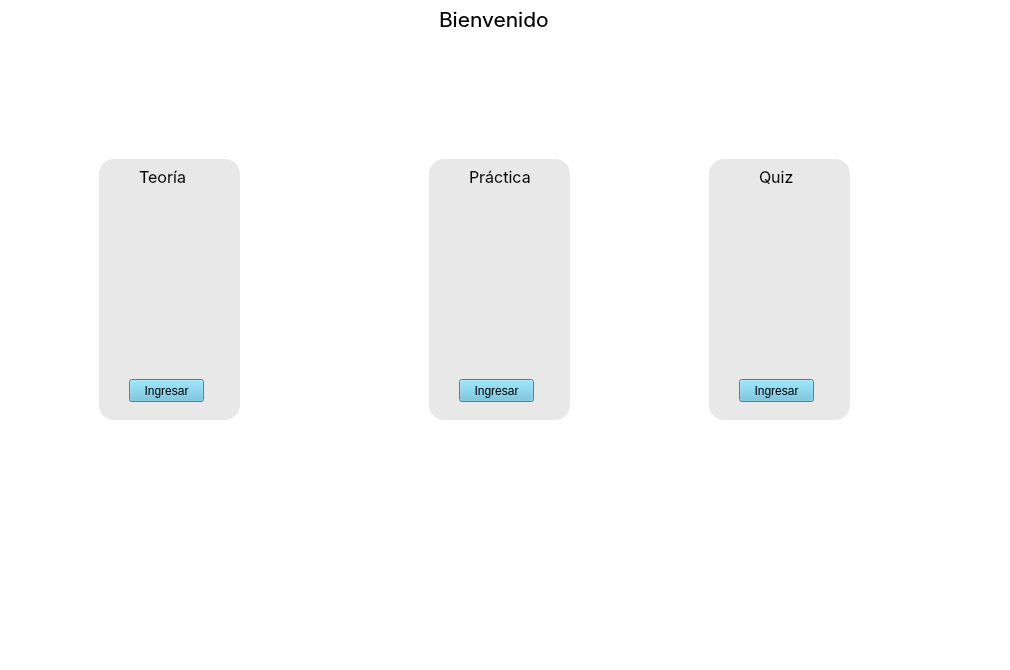
        <widget class="QWidget" name="page_home">
         <property name="styleSheet">
          <string notr="true">background-color: transparent;</string>
         </property>
         <widget class="QFrame" name="frame">
          <property name="geometry">
           <rect>
            <x>-1</x>
            <y>-1</y>
            <width>1001</width>
            <height>661</height>
           </rect>
          </property>
          <property name="styleSheet">
           <string notr="true">QFrame{
	background-color: transparent;
}

QLabel{
	background-color: transparent;
}

QPushButton{
	background-color: rgb(96, 189, 218);
}</string>
          </property>
          <property name="frameShape">
           <enum>QFrame::StyledPanel</enum>
          </property>
          <property name="frameShadow">
           <enum>QFrame::Raised</enum>
          </property>
          <widget class="QLabel" name="label_home_title">
           <property name="geometry">
            <rect>
             <x>440</x>
             <y>10</y>
             <width>111</width>
             <height>21</height>
            </rect>
           </property>
           <property name="font">
            <font>
             <family>Inter</family>
             <pointsize>16</pointsize>
            </font>
           </property>
           <property name="text">
            <string>Bienvenido</string>
           </property>
          </widget>
          <widget class="QFrame" name="frame_2">
           <property name="geometry">
            <rect>
             <x>430</x>
             <y>160</y>
             <width>141</width>
             <height>261</height>
            </rect>
           </property>
           <property name="styleSheet">
            <string notr="true">QFrame{	
	background-color: rgb(232, 232, 232);
	border-radius: 15px;
}</string>
           </property>
           <property name="frameShape">
            <enum>QFrame::StyledPanel</enum>
           </property>
           <property name="frameShadow">
            <enum>QFrame::Raised</enum>
           </property>
           <widget class="QLabel" name="image_home_practicas">
            <property name="geometry">
             <rect>
              <x>10</x>
              <y>50</y>
              <width>121</width>
              <height>131</height>
             </rect>
            </property>
            <property name="styleSheet">
             <string notr="true"/>
            </property>
            <property name="text">
             <string/>
            </property>
            <property name="pixmap">
             <pixmap>../src/images/image_practic.jpg</pixmap>
            </property>
            <property name="scaledContents">
             <bool>true</bool>
            </property>
           </widget>
           <widget class="QLabel" name="label_home_practicas">
            <property name="geometry">
             <rect>
              <x>40</x>
              <y>10</y>
              <width>61</width>
              <height>16</height>
             </rect>
            </property>
            <property name="font">
             <font>
              <family>Inter</family>
              <pointsize>12</pointsize>
             </font>
            </property>
            <property name="text">
             <string>Prácticas</string>
            </property>
           </widget>
           <widget class="QPushButton" name="button_home_practicas">
            <property name="geometry">
             <rect>
              <x>30</x>
              <y>220</y>
              <width>75</width>
              <height>23</height>
             </rect>
            </property>
            <property name="styleSheet">
             <string notr="true"/>
            </property>
            <property name="text">
             <string>Ingresar</string>
            </property>
           </widget>
          </widget>
          <widget class="QFrame" name="frame_3">
           <property name="geometry">
            <rect>
             <x>100</x>
             <y>160</y>
             <width>141</width>
             <height>261</height>
            </rect>
           </property>
           <property name="styleSheet">
            <string notr="true">QFrame{	
	background-color: rgb(232, 232, 232);
	border-radius: 15px;
}</string>
           </property>
           <property name="frameShape">
            <enum>QFrame::StyledPanel</enum>
           </property>
           <property name="frameShadow">
            <enum>QFrame::Raised</enum>
           </property>
           <widget class="QLabel" name="image_home_teoria">
            <property name="geometry">
             <rect>
              <x>10</x>
              <y>40</y>
              <width>121</width>
              <height>131</height>
             </rect>
            </property>
            <property name="styleSheet">
             <string notr="true"/>
            </property>
            <property name="text">
             <string/>
            </property>
            <property name="pixmap">
             <pixmap>../src/images/image_teoria.jpg</pixmap>
            </property>
            <property name="scaledContents">
             <bool>false</bool>
            </property>
           </widget>
           <widget class="QLabel" name="label_home_teoria">
            <property name="geometry">
             <rect>
              <x>40</x>
              <y>10</y>
              <width>51</width>
              <height>16</height>
             </rect>
            </property>
            <property name="font">
             <font>
              <family>Inter</family>
              <pointsize>12</pointsize>
             </font>
            </property>
            <property name="text">
             <string>Teoría</string>
            </property>
           </widget>
           <widget class="QPushButton" name="button_home_teoria">
            <property name="geometry">
             <rect>
              <x>30</x>
              <y>220</y>
              <width>75</width>
              <height>23</height>
             </rect>
            </property>
            <property name="styleSheet">
             <string notr="true"/>
            </property>
            <property name="text">
             <string>Ingresar</string>
            </property>
           </widget>
          </widget>
          <widget class="QFrame" name="frame_4">
           <property name="geometry">
            <rect>
             <x>710</x>
             <y>160</y>
             <width>141</width>
             <height>261</height>
            </rect>
           </property>
           <property name="styleSheet">
            <string notr="true">QFrame{	
	background-color: rgb(232, 232, 232);
	border-radius: 15px;
}</string>
           </property>
           <property name="frameShape">
            <enum>QFrame::StyledPanel</enum>
           </property>
           <property name="frameShadow">
            <enum>QFrame::Raised</enum>
           </property>
           <widget class="QLabel" name="label_home_quiz">
            <property name="geometry">
             <rect>
              <x>50</x>
              <y>10</y>
              <width>41</width>
              <height>16</height>
             </rect>
            </property>
            <property name="font">
             <font>
              <family>Inter</family>
              <pointsize>12</pointsize>
             </font>
            </property>
            <property name="text">
             <string>Quiz</string>
            </property>
           </widget>
           <widget class="QLabel" name="image_home_quiz">
            <property name="geometry">
             <rect>
              <x>10</x>
              <y>50</y>
              <width>121</width>
              <height>131</height>
             </rect>
            </property>
            <property name="styleSheet">
             <string notr="true"/>
            </property>
            <property name="text">
             <string/>
            </property>
            <property name="pixmap">
             <pixmap>../src/images/image_quiz.jpg</pixmap>
            </property>
            <property name="scaledContents">
             <bool>true</bool>
            </property>
           </widget>
           <widget class="QPushButton" name="button_home_quiz">
            <property name="geometry">
             <rect>
              <x>30</x>
              <y>220</y>
              <width>75</width>
              <height>23</height>
             </rect>
            </property>
            <property name="styleSheet">
             <string notr="true"/>
            </property>
            <property name="text">
             <string>Ingresar</string>
            </property>
           </widget>
          </widget>
          <zorder>frame_2</zorder>
          <zorder>label_home_title</zorder>
          <zorder>frame_3</zorder>
          <zorder>frame_4</zorder>
         </widget>
        </widget>
